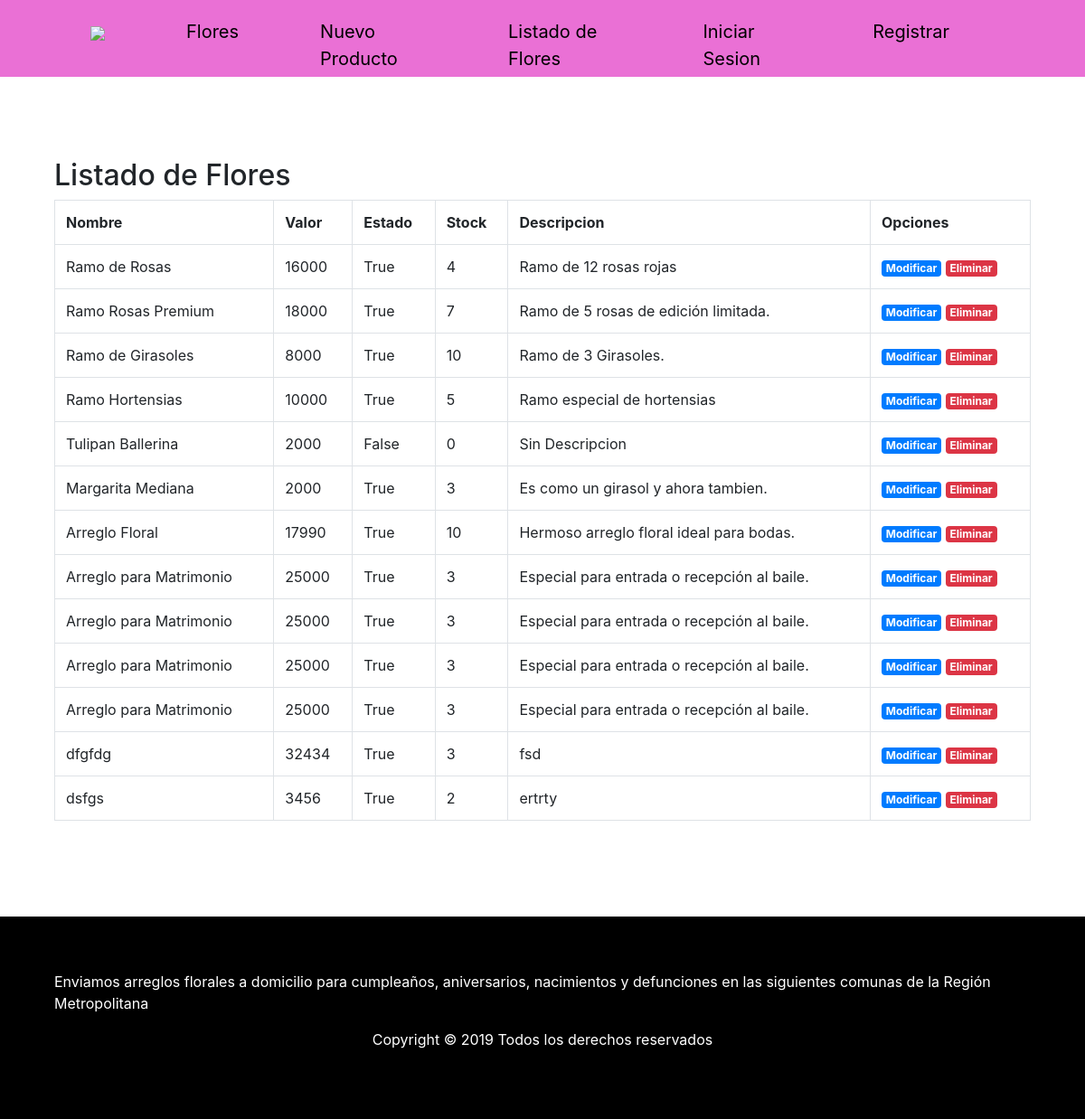
Screenshot of /listado-flores/ with the database file from the repository.
### core/models.py (models this page shows, shortened)
class Flor(models.Model):
    imagen = models.ImageField()
    nombre = models.CharField(max_length=80)
    valor = models.IntegerField()
    descripcion = models.TextField()
    estado = models.BooleanField()
    stock = models.IntegerField(default=0)

### core/views.py (the view)
# urls.py: path('listado-flores/', listado_flor, name="listado_flores"),
def listado_flor(request):
    flores = Flor.objects.all()
    data = {
        'flores' : flores
    }
    return render(request, 'core/listado_flores.html',data)

### core/Templates/core/listado_flores.html (shortened to what this page needs)
{% extends "core/base.html" %} {% load static %}  {% block contenido %}
<section id="listado-flores">
    <div class="contenedor">
        <h2>Listado de Flores</h2>
        <table class="table table-bordered table-hover ">
            <tr>
                <th>Nombre</th>
                <th>Valor</th>
                <th>Estado</th>
                <th>Stock</th>
                <th>Descripcion</th>
                <th>Opciones</th>
            </tr>
            {% for f in flores %}
            <tr>
                <td>{{f.nombre}}</td>
                <td>{{f.valor}}</td>
                <td>{{f.estado}}</td>
                <td>{{f.stock}}</td>
                <td>{{f.descripcion}}</td>
                <td>
                    <a class="badge badge-primary" href="{% url 'core:modificar_flor' f.id %}">Modificar</a>
                    <a class="badge badge-danger" href="#" onclick="confirmarEliminacion({{f.id}})">Eliminar</a>
                </td>
            </tr>
            {% endfor %}
        </table>
    </div>
</section>
{% endblock contenido %}

### core/static/core/css/estilos.css (style rules this page uses)
body { margin: 0; font-family: 'Roboto', sans-serif; }
.contenedor { max-width: 1280px; width: 90%; margin: auto; }
a { text-decoration: none; }
#quienes-somos, #contacto, #ofertas, #ubicacion, #productos, #listado-flores, #modificar-flor, #nuevo-flor { padding: 90px 0; }

### rows the page displays
Flor: nombre "Ramo de Rosas", valor "16000", estado "True", stock "4", descripcion "Ramo de 12 rosas rojas"
Flor: nombre "Ramo Rosas Premium", valor "18000", estado "True", stock "7", descripcion "Ramo de 5 rosas de edición limitada."
Flor: nombre "Ramo de Girasoles", valor "8000", estado "True", stock "10", descripcion "Ramo de 3 Girasoles."
Flor: nombre "Ramo Hortensias", valor "10000", estado "True", stock "5", descripcion "Ramo especial de hortensias"
Flor: nombre "Tulipan Ballerina", valor "2000", estado "False", stock "0", descripcion "Sin Descripcion"
Flor: nombre "Margarita Mediana", valor "2000", estado "True", stock "3", descripcion "Es como un girasol y ahora tambien."
Flor: nombre "Arreglo Floral", valor "17990", estado "True", stock "10", descripcion "Hermoso arreglo floral ideal para bodas."
Flor: nombre "Arreglo para Matrimonio", valor "25000", estado "True", stock "3", descripcion "Especial para entrada o recepción al baile."
Flor: nombre "Arreglo para Matrimonio", valor "25000", estado "True", stock "3", descripcion "Especial para entrada o recepción al baile."
Flor: nombre "Arreglo para Matrimonio", valor "25000", estado "True", stock "3", descripcion "Especial para entrada o recepción al baile."
Flor: nombre "Arreglo para Matrimonio", valor "25000", estado "True", stock "3", descripcion "Especial para entrada o recepción al baile."
Flor: nombre "dfgfdg", valor "32434", estado "True", stock "3", descripcion "fsd"
Flor: nombre "dsfgs", valor "3456", estado "True", stock "2", descripcion "ertrty"
